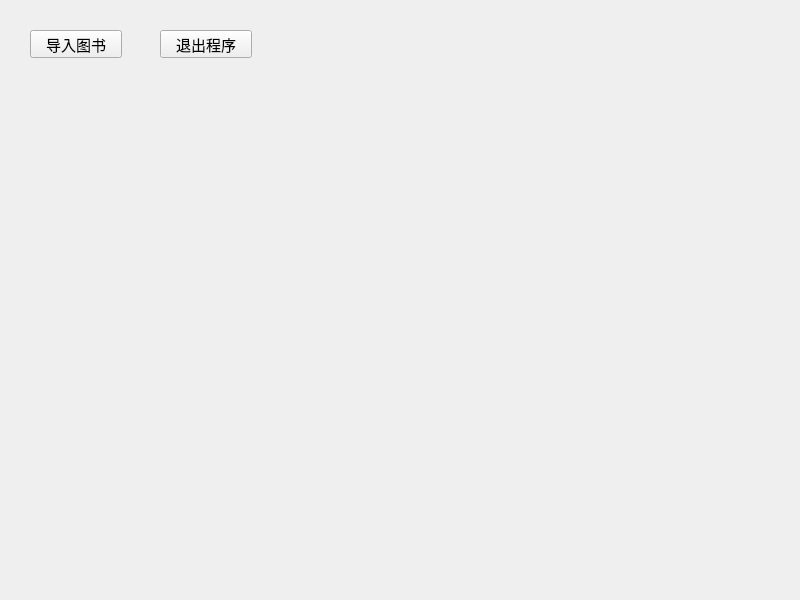
<?xml version="1.0" encoding="UTF-8"?>
<ui version="4.0">
 <class>Widget</class>
 <widget class="QWidget" name="Widget">
  <property name="geometry">
   <rect>
    <x>0</x>
    <y>0</y>
    <width>800</width>
    <height>600</height>
   </rect>
  </property>
  <property name="windowTitle">
   <string>Widget</string>
  </property>
  <widget class="QPushButton" name="pushButton_input">
   <property name="geometry">
    <rect>
     <x>30</x>
     <y>30</y>
     <width>92</width>
     <height>28</height>
    </rect>
   </property>
   <property name="font">
    <font>
     <pointsize>11</pointsize>
    </font>
   </property>
   <property name="styleSheet">
    <string notr="true">/* 鼠标悬停时 */  
QPushButton:hover {  
    background-color: rgb(255, 217, 129); /* 背景色 */  
    color: #000000; /* 文本颜色 */  
}  
  
/* 按钮被按下时 */  
QPushButton:pressed {  
    background-color: #d0d0d0; /* 背景色 */  
    border: 1px solid #aaaaaa; /* 边框 */  
    color: #ffffff; /* 文本颜色 */  
}  
</string>
   </property>
   <property name="text">
    <string>导入图书</string>
   </property>
  </widget>
  <widget class="QPushButton" name="pushButton_exit">
   <property name="geometry">
    <rect>
     <x>160</x>
     <y>30</y>
     <width>92</width>
     <height>28</height>
    </rect>
   </property>
   <property name="font">
    <font>
     <pointsize>11</pointsize>
    </font>
   </property>
   <property name="styleSheet">
    <string notr="true">/* 鼠标悬停时 */  
QPushButton:hover {  
    background-color: rgb(255, 217, 129); /* 背景色 */  
    color: #000000; /* 文本颜色 */  
}  
  
/* 按钮被按下时 */  
QPushButton:pressed {  
    background-color: #d0d0d0; /* 背景色 */  
    border: 1px solid #aaaaaa; /* 边框 */  
    color: #ffffff; /* 文本颜色 */  
}  
</string>
   </property>
   <property name="text">
    <string>退出程序</string>
   </property>
  </widget>
 </widget>
 <resources/>
 <connections/>
</ui>
